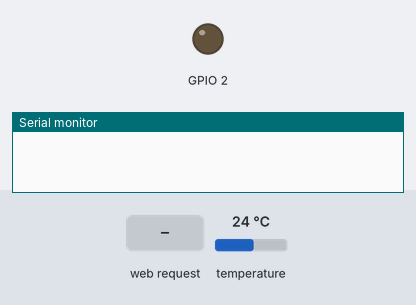
Bench run of a sketch on a simulated ESP8266 (NodeMCU). Shown: output pins drawn as LEDs (lit = HIGH), the last lines printed to the serial monitor. The inputs (shaded band) are chosen by the test bench; at power-on: temperature 24 °C.

Above: at 1.2 s.
1.3 s: HTTP request GET /setLED received
At 2.2 s:
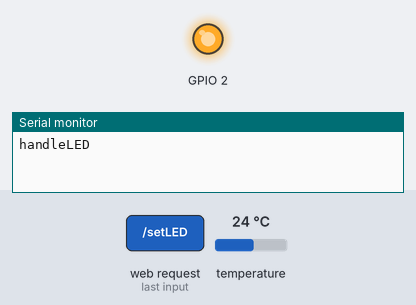
2.8 s: HTTP request GET / received
4.3 s: HTTP request GET /readADC00 received
Timing chart, 0 to 7.3 s (numbered marks = the images above; inputs shaded):
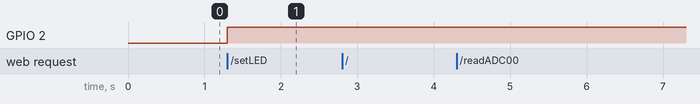

The sketch:

2019-09-30-1535_ESP-8266_filesystem_for_javascript.ino
```cpp
//https://circuits4you.com/2018/02/04/esp8266-ajax-update-part-of-web-page-without-refreshing/
// telefonda ki web arayuzu index.h dosyasinda yazdik. bu programla ayni klasorde
//https://stackoverflow.com/questions/18310434/how-to-set-text-size-in-a-button-in-html
//h1 le ilgili https://www.w3schools.com/tags/tag_hn.asp;
//https://techtutorialsx.com/2016/10/03/esp8266-setting-a-simple-http-webserver/
//https://www.w3schools.com/jsref/met_win_setinterval.asp
//https://stackoverflow.com/questions/6032429/chrome-timeouts-interval-suspended-in-background-tabs // chrome da neden javascritp setinterval da problem yasadigimin cevabi
//https://www.w3schools.com/css/tryit.asp?filename=trycss_grid
//#include <WiFi.h>
//#include <WiFiClient.h>
//#include <WebServer.h>

#include <ESP8266WiFi.h>
#include <WiFiClient.h>
#include <ESP8266WebServer.h>
#include <OneWire.h>
#include <DallasTemperature.h>

#include "index.h"  //Web page header file

#define ONE_WIRE_BUS 5                          //D1 pin of nodemcu
OneWire oneWire(ONE_WIRE_BUS);
 DallasTemperature sensors(&oneWire);            // Pass the oneWire reference to Dallas Temperature.


String ledState = "OFF";


ESP8266WebServer server(80);

//Enter your SSID and PASSWORD
const char* ssid = "ESP8266";
const char* password = "12345678";


//===============================================================
// This routine is executed when you open its IP in browser
//===============================================================
void handleRoot() {
 String s = MAIN_page; //Read HTML contents
 server.send(200, "text/html", s); //Send web page
 Serial.println("handleRoot");
}
void handleADC00() {
  sensors.requestTemperatures();
 float a = sensors.getTempCByIndex(0);
 String adcValue00 = String(a);
 //String adcValue00 = "deger1";
 server.send(200, "text/plane", adcValue00); //Send ADC value only to client ajax request
 Serial.println("handleADC00");
}


void handleLED() {

 String t_state = server.arg("LEDstate"); //Refer  xhttp.open("GET", "setLED?LEDstate="+led, true);
 Serial.println(t_state);
 if(t_state == "1")
 {
  digitalWrite(2,LOW); //LED ON
  ledState = "ON"; //Feedback parameter
 }
 else
 {
  digitalWrite(2,HIGH); //LED OFF
  ledState = "OFF"; //Feedback parameter
 }

 server.send(200, "text/plane", ledState); //Send web page
 Serial.println("handleLED");
}

//===============================================================
// Setup
//===============================================================

void setup(void){
  pinMode(2,OUTPUT);
  Serial.begin(115200);


  // Remove the password parameter, if you want the AP (Access Point) to be open
  WiFi.softAP(ssid, password);

  IPAddress IP = WiFi.softAPIP();


  server.begin();

//----------------------------------------------------------------

  server.on("/", handleRoot);      //Which routine to handle at root location. This is display page
  server.on("/setLED", handleLED);
  server.on("/readADC00", handleADC00);


}

//===============================================================
// This routine is executed when you open its IP in browser
//===============================================================
void loop(void){


  server.handleClient();
}
```

index.h
```cpp
const char MAIN_page[] PROGMEM = R"=====(
<!DOCTYPE html>
<html lang="tr">

<script src = "\Chart.min.js"></script>
<style>
body {
  font-family: Arial;
  margin: 0;
}


.grid-container {
  display: grid;
  grid-template-columns: auto auto ;
  background-color: #2196F3;
  padding: 10px;
}
.grid-item {
  background-color: rgba(255, 255, 255, 0.8);
  border: 1px solid rgba(0, 0, 0, 0.8);
  padding: 20px;
  font-size: 30px;
  text-align: center;
}

</style>


<body>
    <div class="chart-container" position: relative; height:350px; width:100%">
        <canvas id="Chart" width="400" height="400"></canvas>
    </div>

<div class="grid-container">


  <div class="grid-item">
  <p> <span id="analog0">0</span></p><br>

  </div>

</div>

<script>
var values = [50,8,3];
var timeStamp = [1,2,3];
function showGraph()
{
    for (i = 0; i < arguments.length; i++) {
      values.push(arguments[i]);
    }

    var ctx = document.getElementById("Chart").getContext('2d');
    var Chart2 = new Chart(ctx, {
        type: 'line',
        data: {
            labels: timeStamp,  //Bottom Labeling
            datasets: [{
                data: values,
            }],
        },

    });

}
//window.onload = function() {
//  console.log(new Date().toLocaleTimeString());
//  showGraph(5,10,4,58);
//};


 getData("readADC00","analog0");


function getData(okunacak,yazilacak) {
  var xhttp1 = new XMLHttpRequest();
  xhttp1.onreadystatechange = function() {
                                          if (this.readyState == 4 && this.status == 200) {

                                          document.getElementById(yazilacak).innerHTML =this.responseText;
                                          var ADCValue = this.responseText;
                                          values.push(ADCValue);
                                          timeStamp.push(ADCValue);
                                          showGraph();
                                                                                          }
                                          };
 setInterval(aldata,500);
  function aldata(){
    xhttp1.open("GET", okunacak, true);
    xhttp1.send();
                    }
                    }


</script>


<br><br><a href="https://s7otomasyon.com">s7otomasyon.com</a>
</body>
</html>
)=====";
```

Measured:
- after the input at 1.3 s, GPIO 2: LOW → HIGH at once
